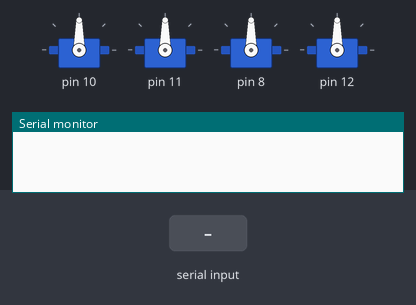
A sketch run on a simulated Arduino Uno, built with avr-gcc and run on an emulated ATmega328P. Shown: 4 × servo, the last lines printed to the serial monitor. The inputs (shaded band) are chosen by the test bench.

Above: at 1.2 s.
1.3 s: "M 0 45\n" received over Serial
At 1.6 s:
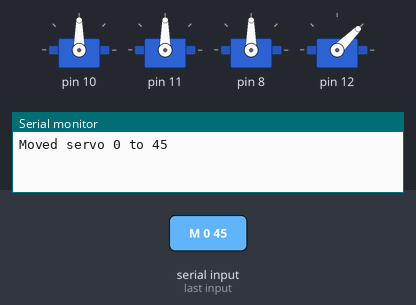
Timing chart, 0 to 4.3 s (numbered marks = the images above; inputs shaded):
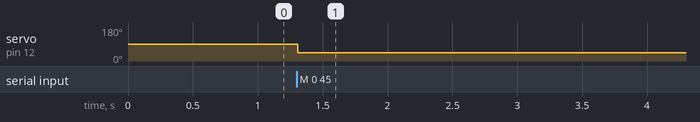

The sketch:

Controller_recieve.ino
```cpp
#include <Servo.h>

Servo M[4];

void setup() {
  Serial.begin(9600);
  M[1].attach(10);  // Arm Base (position control)
  M[2].attach(11);  // Link 1
  M[3].attach(8);   // Link 2
  M[0].attach(12);  // Base 360 motor (slow rotation)
  M[0].write(90);
}

void loop() {
  if (Serial.available()) {
    String input = Serial.readStringUntil('\n'); // Read command line

    // Command format: M <id> <angle>
    // Example: "M 0 45" → Move servo 0 to 45°
    char cmd;
    int id, value;
    if (sscanf(input.c_str(), "%c %d %d", &cmd, &id, &value) == 3) {
      if (cmd == 'M' && id >= 0 && id < 4) {
        M[id].write(value);
        Serial.print("Moved servo ");
        Serial.print(id);
        Serial.print(" to ");
        Serial.println(value);
      }
    }
  }
}
```

Measured:
- after the input at 1.3 s, servo on pin 12: 90° → 45° at once
